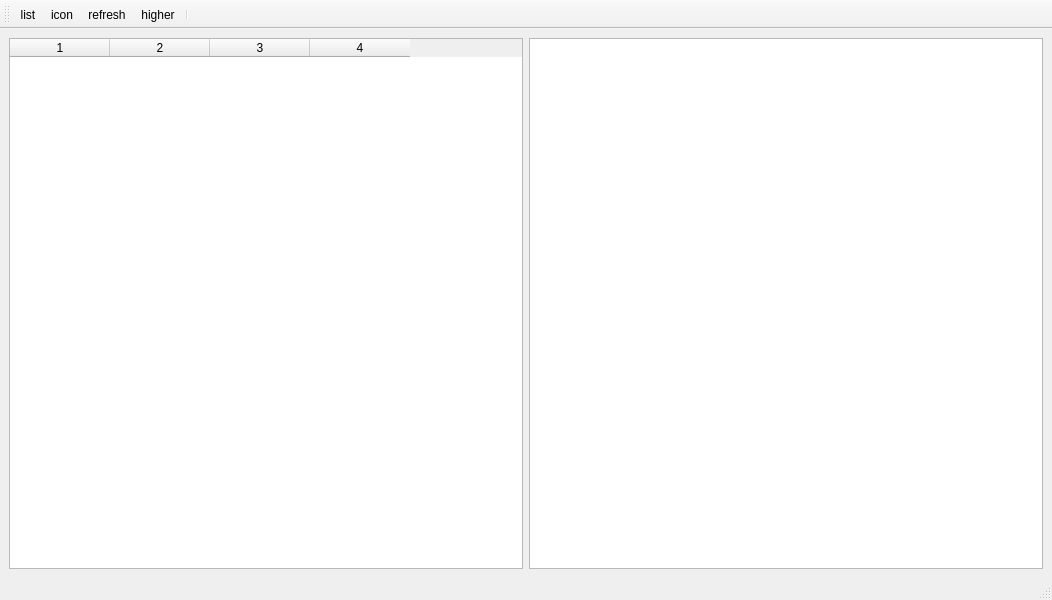
<?xml version="1.0" encoding="UTF-8"?>
<ui version="4.0">
 <class>MainWindow</class>
 <widget class="QMainWindow" name="MainWindow">
  <property name="geometry">
   <rect>
    <x>0</x>
    <y>0</y>
    <width>1052</width>
    <height>600</height>
   </rect>
  </property>
  <property name="contextMenuPolicy">
   <enum>Qt::NoContextMenu</enum>
  </property>
  <property name="windowTitle">
   <string>文件管理器</string>
  </property>
  <property name="windowIcon">
   <iconset resource="icons.qrc">
    <normaloff>:/icons/folder.ico</normaloff>:/icons/folder.ico</iconset>
  </property>
  <widget class="QWidget" name="centralwidget">
   <property name="mouseTracking">
    <bool>false</bool>
   </property>
   <layout class="QHBoxLayout" name="horizontalLayout">
    <item>
     <layout class="QHBoxLayout" name="horizontalLayout_2">
      <item>
       <widget class="QTableWidget" name="tableWidget">
        <property name="contextMenuPolicy">
         <enum>Qt::CustomContextMenu</enum>
        </property>
        <property name="sizeAdjustPolicy">
         <enum>QAbstractScrollArea::AdjustIgnored</enum>
        </property>
        <property name="editTriggers">
         <set>QAbstractItemView::NoEditTriggers</set>
        </property>
        <property name="showDropIndicator" stdset="0">
         <bool>false</bool>
        </property>
        <property name="selectionBehavior">
         <enum>QAbstractItemView::SelectRows</enum>
        </property>
        <property name="showGrid">
         <bool>false</bool>
        </property>
        <property name="gridStyle">
         <enum>Qt::NoPen</enum>
        </property>
        <property name="sortingEnabled">
         <bool>false</bool>
        </property>
        <property name="cornerButtonEnabled">
         <bool>true</bool>
        </property>
        <property name="columnCount">
         <number>4</number>
        </property>
        <attribute name="horizontalHeaderShowSortIndicator" stdset="0">
         <bool>false</bool>
        </attribute>
        <attribute name="verticalHeaderVisible">
         <bool>false</bool>
        </attribute>
        <column/>
        <column/>
        <column/>
        <column/>
       </widget>
      </item>
      <item>
       <widget class="QListWidget" name="listWidget">
        <property name="contextMenuPolicy">
         <enum>Qt::CustomContextMenu</enum>
        </property>
        <property name="dragDropMode">
         <enum>QAbstractItemView::NoDragDrop</enum>
        </property>
        <property name="selectionMode">
         <enum>QAbstractItemView::ExtendedSelection</enum>
        </property>
        <property name="textElideMode">
         <enum>Qt::ElideMiddle</enum>
        </property>
        <property name="movement">
         <enum>QListView::Static</enum>
        </property>
        <property name="resizeMode">
         <enum>QListView::Fixed</enum>
        </property>
        <property name="layoutMode">
         <enum>QListView::SinglePass</enum>
        </property>
        <property name="gridSize">
         <size>
          <width>200</width>
          <height>80</height>
         </size>
        </property>
        <property name="viewMode">
         <enum>QListView::IconMode</enum>
        </property>
        <property name="modelColumn">
         <number>0</number>
        </property>
        <property name="uniformItemSizes">
         <bool>false</bool>
        </property>
        <property name="sortingEnabled">
         <bool>false</bool>
        </property>
       </widget>
      </item>
     </layout>
    </item>
   </layout>
  </widget>
  <widget class="QMenuBar" name="menubar">
   <property name="geometry">
    <rect>
     <x>0</x>
     <y>0</y>
     <width>1052</width>
     <height>26</height>
    </rect>
   </property>
  </widget>
  <widget class="QStatusBar" name="statusbar"/>
  <widget class="QToolBar" name="toolBar">
   <property name="contextMenuPolicy">
    <enum>Qt::NoContextMenu</enum>
   </property>
   <property name="windowTitle">
    <string>toolBar</string>
   </property>
   <attribute name="toolBarArea">
    <enum>TopToolBarArea</enum>
   </attribute>
   <attribute name="toolBarBreak">
    <bool>false</bool>
   </attribute>
   <addaction name="action_list"/>
   <addaction name="action_icon"/>
   <addaction name="action_refresh"/>
   <addaction name="action_higher"/>
   <addaction name="separator"/>
  </widget>
  <action name="action_icon">
   <property name="checkable">
    <bool>true</bool>
   </property>
   <property name="icon">
    <iconset theme="test" resource="icons.qrc">
     <normaloff>:/icons/iocn.ico</normaloff>:/icons/iocn.ico</iconset>
   </property>
   <property name="text">
    <string>icon</string>
   </property>
   <property name="toolTip">
    <string>按图标方式查看</string>
   </property>
  </action>
  <action name="action_list">
   <property name="checkable">
    <bool>true</bool>
   </property>
   <property name="icon">
    <iconset resource="icons.qrc">
     <normaloff>:/icons/list.ico</normaloff>:/icons/list.ico</iconset>
   </property>
   <property name="text">
    <string>list</string>
   </property>
   <property name="toolTip">
    <string>按列表方式查看</string>
   </property>
  </action>
  <action name="action_higher">
   <property name="icon">
    <iconset resource="icons.qrc">
     <normaloff>:/icons/up.ico</normaloff>:/icons/up.ico</iconset>
   </property>
   <property name="text">
    <string>higher</string>
   </property>
   <property name="toolTip">
    <string>返回上一级目录</string>
   </property>
  </action>
  <action name="action_refresh">
   <property name="icon">
    <iconset resource="icons.qrc">
     <normaloff>:/icons/refresh.ico</normaloff>:/icons/refresh.ico</iconset>
   </property>
   <property name="text">
    <string>refresh</string>
   </property>
   <property name="toolTip">
    <string>刷新</string>
   </property>
  </action>
 </widget>
 <resources>
  <include location="icons.qrc"/>
 </resources>
 <connections/>
</ui>
